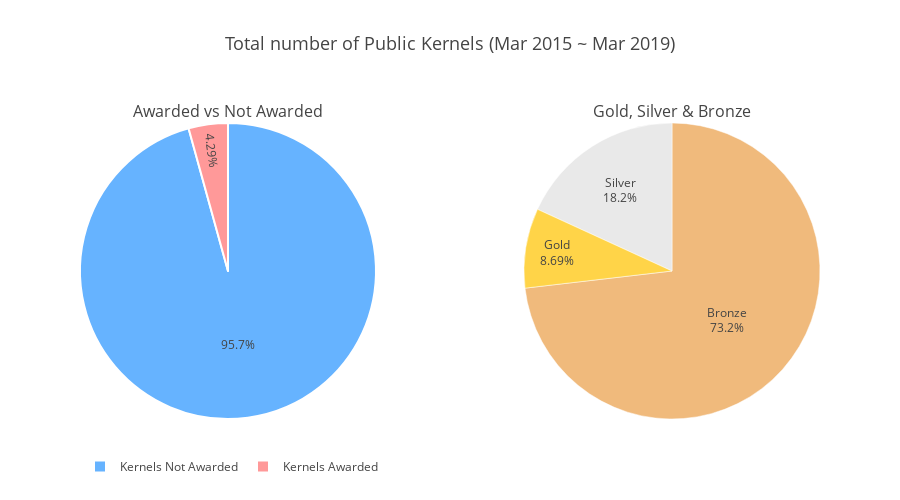

Notebook code cell kept with this figure:
### Markdown cell above
Most of us, beginners in Kaggle, might look at the Top Kernels and Top authors and think that getting Medals is easy. However, a quick look into the Meta Kaggle data shows that Kernels awarded with Medals are ***extremely RARE*** compared to the number of kernels without medals.

**(You can hover to see the actual number values)**

### Code cell
# Pie Chats for Total Number of Kernels

PLOT_BG_COLOR = '#f1f1f1'

kernel_colors = ['#FF9999', '#66B3FF'] # ['awarded', 'not awarded']
medal_colors  = ['#ffd448', '#e9e9e9', '#f0ba7c' ] # ['Gold', 'Silver', 'Bronze']

medal_kernels = normal_user_kernels[normal_user_kernels['Medal'] > 0]

# First Pie Chart: Awarded vs Not Awarded Kernels
vals = []
vals.append(len(medal_kernels))
vals.append(len(normal_user_kernels[normal_user_kernels['Medal'] == 0]))
chart1 = {
            'type': 'pie',
            'title': 'Awarded vs Not Awarded',
            'titlefont': {'size': 16},
            'labels': ['Kernels Awarded', 'Kernels Not Awarded'],
            'values': vals,
            'hoverinfo': 'label+value',
            'textinfo': 'percent',
            'textposition': 'inside',
            'textfont': {'size': 12},
            'marker': {'colors': kernel_colors, 'line': {'color': 'white', 'width': 2,}},
            'domain': {'x': [0, 0.4], 'y': [0, 1]}
        }

# Second Pie Chart: Gold, Silver & Bronze Kernels
vals = []
vals.append(len(medal_kernels[medal_kernels['Medal'] == 1]))
vals.append(len(medal_kernels[medal_kernels['Medal'] == 2]))
vals.append(len(medal_kernels[medal_kernels['Medal'] == 3]))



chart2 = {
            'type': 'pie',
            'title': 'Gold, Silver & Bronze',
            'titlefont': {'size': 16},
            'showlegend': False,
            'labels': ['Gold', 'Silver', 'Bronze'],
            'values': vals,
            'hoverinfo': 'label+value',
            'textinfo': 'percent+label',
            'textfont': {'size': 12},
            'marker': {'colors': medal_colors, 'line': {'color': 'white', 'width': .5,}},
            'domain': {'x': [0.6, 1], 'y': [0,1]}
        }

fig = {
    'data': [ chart1, chart2 ],
    'layout': {
        'height': 500,
        'title': {
            'text': f'Total number of Public Kernels ({range_dates_str})',
            'font': {'size': 18}
        }, 'legend': {
            'orientation': 'h'
        }
    }
}

iplot(fig)

### Figure 1 — Plotly figure (JSON) as saved in the notebook; plotly's stock layout.template omitted (floating-point values rounded to 4 significant figures)
{"data": [{"domain": {"x": [0, 0.4], "y": [0, 1]}, "hoverinfo": "label+value", "labels": ["Kernels Awarded", "Kernels Not Awarded"], "marker": {"colors": ["#FF9999", "#66B3FF"], "line": {"color": "white", "width": 2}}, "textfont": {"size": 12}, "textinfo": "percent", "textposition": "inside", "title": {"font": {"size": 16}, "text": "Awarded vs Not Awarded"}, "type": "pie", "uid": "cf478ba5-88ad-47a7-9d80-fb29a60f26d6", "values": [8779, 195657]}, {"domain": {"x": [0.6, 1], "y": [0, 1]}, "hoverinfo": "label+value", "labels": ["Gold", "Silver", "Bronze"], "marker": {"colors": ["#ffd448", "#e9e9e9", "#f0ba7c"], "line": {"color": "white", "width": 0.5}}, "showlegend": false, "textfont": {"size": 12}, "textinfo": "percent+label", "title": {"font": {"size": 16}, "text": "Gold, Silver & Bronze"}, "type": "pie", "uid": "8b051f1f-be1f-4a4e-9a4e-97a4573d5a6d", "values": [763, 1594, 6422]}], "layout": {"height": 500, "legend": {"orientation": "h"}, "title": {"font": {"size": 18}, "text": "Total number of Public Kernels (Mar 2015 ~ Mar 2019)"}}}
